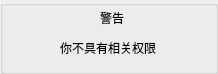
<?xml version="1.0" encoding="UTF-8"?>
<ui version="4.0">
 <class>AuthWarning</class>
 <widget class="QGroupBox" name="AuthWarning">
  <property name="geometry">
   <rect>
    <x>0</x>
    <y>0</y>
    <width>218</width>
    <height>74</height>
   </rect>
  </property>
  <property name="windowTitle">
   <string>GroupBox</string>
  </property>
  <widget class="QLabel" name="label">
   <property name="geometry">
    <rect>
     <x>100</x>
     <y>10</y>
     <width>31</width>
     <height>16</height>
    </rect>
   </property>
   <property name="text">
    <string>警告</string>
   </property>
  </widget>
  <widget class="QLabel" name="label_2">
   <property name="geometry">
    <rect>
     <x>60</x>
     <y>40</y>
     <width>101</width>
     <height>16</height>
    </rect>
   </property>
   <property name="text">
    <string>你不具有相关权限</string>
   </property>
  </widget>
 </widget>
 <resources/>
 <connections/>
</ui>
